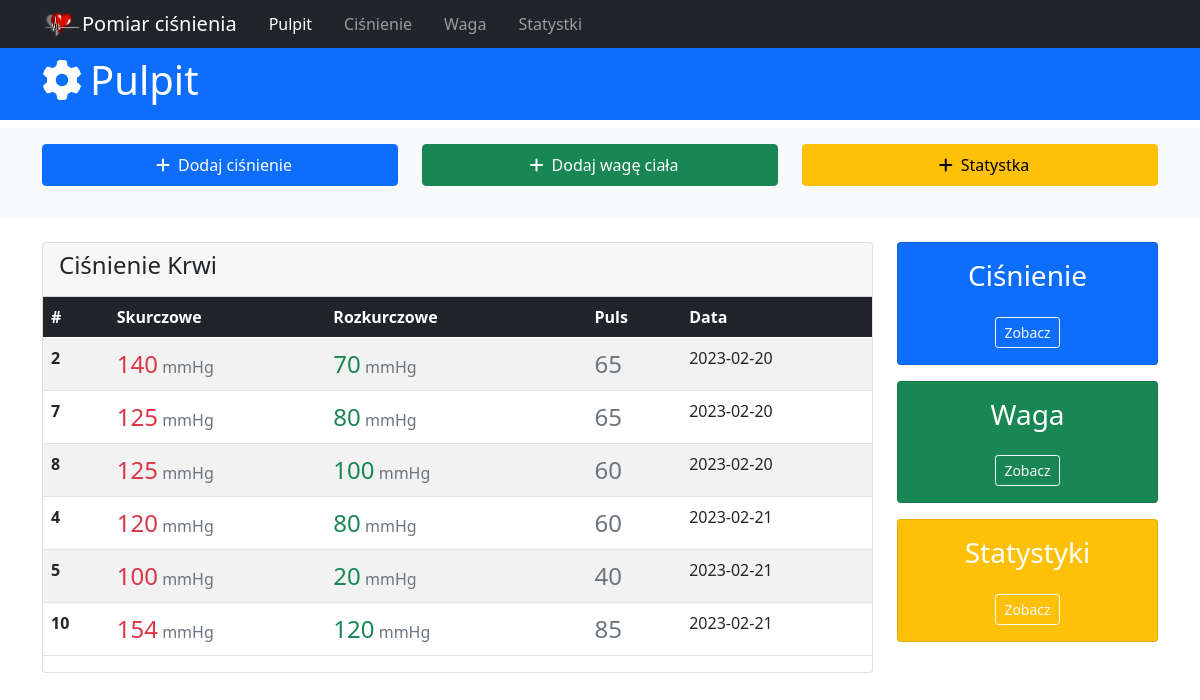
Before: / with the older database file.
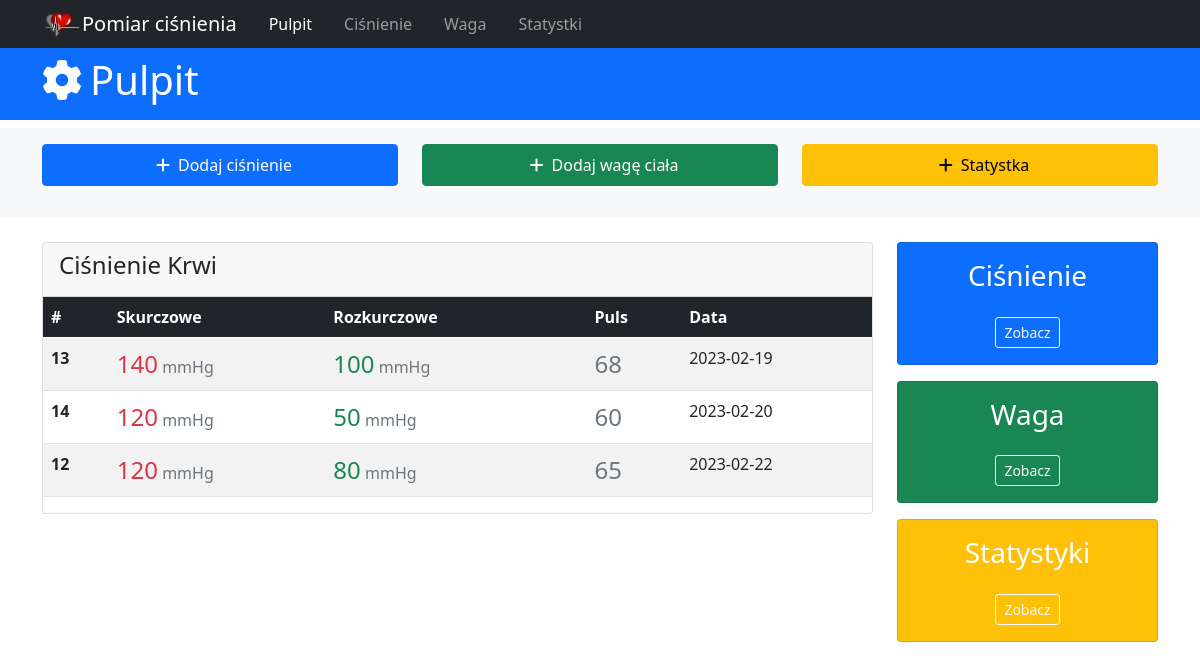
After: the same page with the newer database file.
### tables this page shows
CREATE TABLE blood_pressure(id integer primary key autoincrement, upper_pressure int, down_pressure int, pressure int, date_of_pressure date not null default(date()), description text, time_of_day VARCHAR(10));

### app.py (the view)
@app.route('/')
def index():
  db = get_db()
  sql_command = 'select id, upper_pressure, down_pressure, pressure, date_of_pressure from blood_pressure order by date_of_pressure;'
  cur = db.execute(sql_command)
  bloods = cur.fetchall()
  return render_template('index.html', active_menu='home', bloods=bloods)

### app.py (called while the page is built)
def get_db():
  if not hasattr(g, 'sqlite_db'):
    conn = sqlite3.connect(app_info['db_file'])
    conn.row_factory = sqlite3.Row
    g.sqlite_db = conn
  return g.sqlite_db

### templates/index.html (shortened to what this page needs)
{% extends 'base.html' %} {% block content %}
<header>
  <div id="main-header" class="py-2 bg-primary text-white">
    <div class="container">
      <div class="row">
        <div class="col-md-6">
          <h1><i class="fas fa-cog pe-2"></i>Pulpit</h1>
        </div>
      </div>
    </div>
  </div>
</header>
{{super()}}
<section id="main-window">
  <div class="container">
    <div class="row">
      <div class="col-md-9">
        <div class="card">
          <div class="card-header">
            <h4>Ciśnienie Krwi</h4>
          </div>
          <table class="table table-striped">
            <thead class="table-dark">
              <tr>
                <th scope="col">#</th>
                <th scope="col">Skurczowe</th>
                <th scope="col">Rozkurczowe</th>
                <th scope="col"></th>
                <th scope="col">Puls</th>
                <th scope="col">Data</th>
              </tr>
            </thead>
            <tbody>
              {% for blood in bloods %}
              <tr>
                <th scope="row">{{blood.id}}</th>
                <td>
                  <span class="fs-4 text-danger">{{blood.upper_pressure}}</span>
                  <span class="text-muted">mmHg</span>
                </td>
                <td>
                  <span class="fs-4 text-success">{{blood.down_pressure}}</span>
                  <span class="text-muted">mmHg</span>
                </td>
                <td scope="row">
                </td>
                <td class="fs-4 text-secondary">{{blood.pressure}}</td>
                <td>{{blood.date_of_pressure}}</td>
              </tr>
              {% endfor %}
            </tbody>
          </table>
        </div>
      </div>
      <div class="col md-3">
        <div class="card bg-primary text-center text-white mb-3">
          <div class="card-body">
            <h3>Ciśnienie</h3>
            <a
              href="{{url_for('pressure_history')}}"
              class="btn btn-outline-light btn-sm mt-3"
              >Zobacz</a
            >
          </div>
        </div>
        <div class="card bg-success text-center text-white mb-3">
          <div class="card-body">
            <h3>Waga</h3>
            <a href="#" class="btn btn-outline-light btn-sm mt-3">Zobacz</a>
          </div>
        </div>
        <div class="card bg-warning text-center text-white">
          <div class="card-body">
            <h3>Statystyki</h3>
            <a href="#" class="btn btn-outline-light btn-sm mt-3">Zobacz</a>
          </div>
        </div>
      </div>
    </div>
  </div>
</section>
{% endblock %}

### templates/base.html (shortened to what this page needs)
<!DOCTYPE html>
<html lang="pl">
  <head>
    <link
      href="https://cdn.jsdelivr.net/npm/bootstrap@5.0.2/dist/css/bootstrap.min.css"
      rel="stylesheet"
    />
    <link rel="stylesheet" href="{{url_for('static', filename='style.css')}}" />
  </head>
  <body>
    {% include 'menu.html' %} {% block content %}
    <div class="section py-3 bg-light mb-4 mt-2" id="actions">
      <div class="container">
        <div class="row">
          <div class="col-md-4 mb-3">
            <a
              href="#"
              class="btn btn-primary w-100 py-2"
              data-bs-toggle="modal"
              data-bs-target="#addHeartModal"
            >
              <i class="fas fa-plus px-2"></i>Dodaj ciśnienie
            </a>
          </div>
          <div class="col-md-4 mb-3">
            <a
              href="#"
              class="btn btn-success w-100 py-2"
              data-bs-toggle="modal"
              data-bs-target="#addWeightModal"
            >
              <i class="fas fa-plus px-2"></i>Dodaj wagę ciała
            </a>
          </div>
          <div class="col-md-4">
            <a
              href="#"
              class="btn btn-warning w-100 py-2"
              data-bs-toggle="modal"
              data-bs-target="#staticBackdrop"
            >
              <i class="fas fa-plus px-2"></i>Statystka
            </a>
          </div>
        </div>
      </div>
    </div>
    {% endblock %}
  </body>
</html>

### templates/menu.html (shortened to what this page needs)
<nav class="navbar navbar-expand-sm navbar-dark bg-dark p-1">
  <div class="container">
    <a class="navbar-brand" href="{{url_for('index')}}"
      ><img src="{{url_for('static', filename='heart_sm.png')}}" alt="" />Pomiar
      ciśnienia</a
    >
    <div class="collapse navbar-collapse" id="navbarNav">
      <ul class="navbar-nav">
        <li class="nav-item px-2">
          <a
            class="nav-link {{'active' if active_menu=='home'}}"
            aria-current="page"
            href="{{url_for('index')}}"
            >Pulpit</a
          >
        </li>
        <li class="nav-item px-2">
          <a
            class="nav-link {{'active' if active_menu=='pressure_history'}}"
            href="{{url_for('pressure_history')}}"
            >Ciśnienie</a
          >
        </li>
        <li class="nav-item px-2">
          <a class="nav-link" href="#">Waga</a>
        </li>
        <li class="nav-item px-2">
          <a href="#" class="nav-link">Statystki</a>
        </li>
      </ul>
    </div>
  </div>
</nav>

### static/style.css (style rules this page uses)
.container { max-width: 1140px; }

Changed rows visible on the page:
removed blood_pressure: id "2", upper_pressure "140", down_pressure "70", pressure "65", date_of_pressure "2023-02-20"
removed blood_pressure: id "7", upper_pressure "125", down_pressure "80", pressure "65", date_of_pressure "2023-02-20"
removed blood_pressure: id "8", upper_pressure "125", down_pressure "100", pressure "60", date_of_pressure "2023-02-20"
removed blood_pressure: id "4", upper_pressure "120", down_pressure "80", pressure "60", date_of_pressure "2023-02-21"
removed blood_pressure: id "5", upper_pressure "100", down_pressure "20", pressure "40", date_of_pressure "2023-02-21"
removed blood_pressure: id "10", upper_pressure "154", down_pressure "120", pressure "85", date_of_pressure "2023-02-21"
added blood_pressure: id "13", upper_pressure "140", down_pressure "100", pressure "68", date_of_pressure "2023-02-19"
added blood_pressure: id "14", upper_pressure "120", down_pressure "50", pressure "60", date_of_pressure "2023-02-20"
added blood_pressure: id "12", upper_pressure "120", down_pressure "80", pressure "65", date_of_pressure "2023-02-22"
